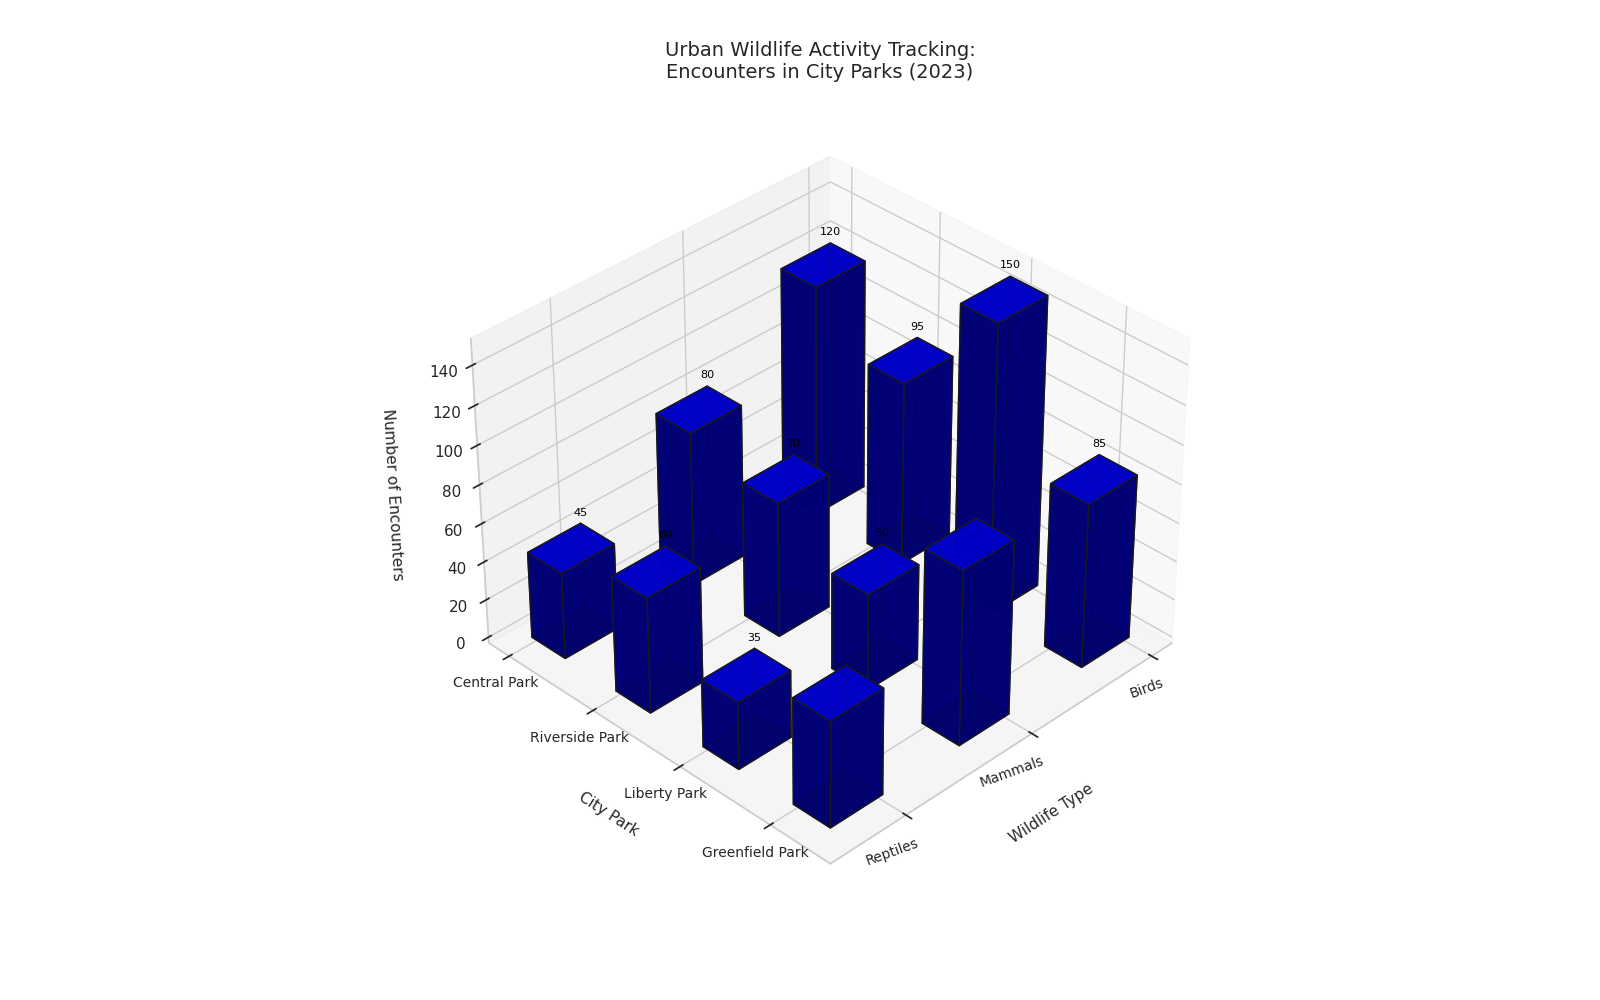

Python code for this plot:
import numpy as np
import matplotlib.pyplot as plt
from mpl_toolkits.mplot3d import Axes3D

# Define city parks and wildlife types
parks = ['Central Park', 'Riverside Park', 'Liberty Park', 'Greenfield Park']
wildlife_types = ['Birds', 'Mammals', 'Reptiles']

# Wildlife encounters data (number of encounters)
encounters_data = np.array([
    [120, 80, 45],  # Central Park
    [95, 70, 60],   # Riverside Park
    [150, 50, 35],  # Liberty Park
    [85, 90, 55]    # Greenfield Park
])

# Initialize the figure and 3D axis
fig = plt.figure(figsize=(16, 10))
ax = fig.add_subplot(111, projection='3d')

# Plotting parameters
num_parks = len(parks)
num_wildlife_types = len(wildlife_types)
single_color = 'blue'  # Define a single color

# Plot each park's data
for i in range(num_parks):
    x_positions = np.arange(num_wildlife_types)
    y_positions = [i] * num_wildlife_types
    z_positions = np.zeros(num_wildlife_types)
    
    # Bar plot
    ax.bar3d(
        x_positions, y_positions, z_positions, 
        dx=0.4, dy=0.4, dz=encounters_data[i], 
        color=single_color, alpha=0.9, edgecolor='k'
    )
    
    # Add annotations
    for j in range(num_wildlife_types):
        ax.text(
            x_positions[j], y_positions[j], encounters_data[i, j] + 3,
            f'{encounters_data[i, j]}', ha='center', va='bottom', fontsize=8, color='black'
        )

# Set axis labels and title
ax.set_xlabel('Wildlife Type', labelpad=15, fontsize=11)
ax.set_ylabel('City Park', labelpad=15, fontsize=11)
ax.set_zlabel('Number of Encounters', labelpad=15, fontsize=11)
ax.set_title('Urban Wildlife Activity Tracking:\nEncounters in City Parks (2023)', pad=30, fontsize=14)

# Set ticks and labels
ax.set_xticks(np.arange(num_wildlife_types))
ax.set_xticklabels(wildlife_types, rotation=20, ha='right', fontsize=10)
ax.set_yticks(np.arange(num_parks))
ax.set_yticklabels(parks, fontsize=10)

# Adjust view angle for optimal visibility
ax.view_init(elev=35, azim=45)

# Adjust layout for optimal fit
plt.tight_layout()

# Display the plot
plt.show()
